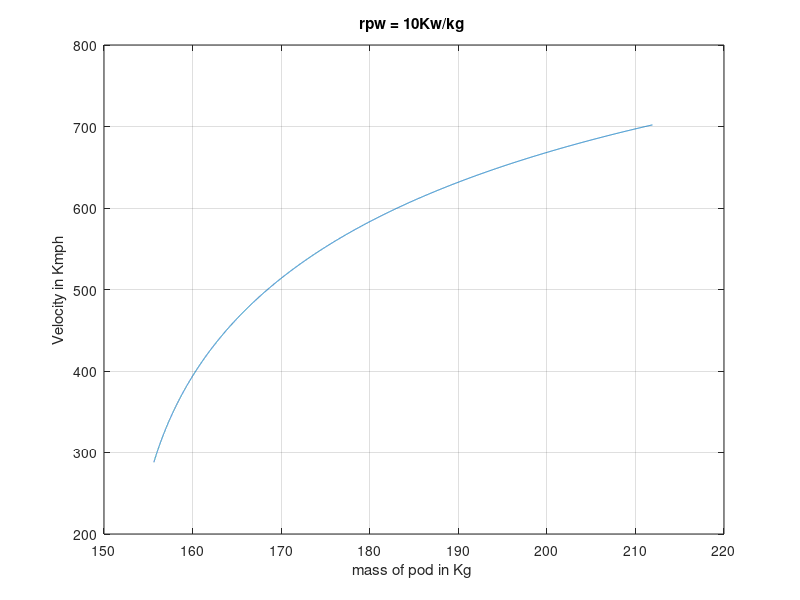

Recreate this plot in MATLAB.
rpw = 10000;
smax = 1000;
mc = 100;
mpr = 50;
Parx = 30000;

vmps = 80:.01:195;
vkmph = vmps*3.6;
Pow = (mc*rpw*(vmps).^3).*(2*smax*rpw-(vmps).^3).^-1;
Pow = Pow+Parx;

Pkw = Pow/1000;

mb = Pow/rpw;
mpod = mb+mc+mpr;


plot(mpod,vkmph)
title('rpw = 10Kw/kg ');
ylabel('Velocity in Kmph');
xlabel('mass of pod in Kg ');
grid on